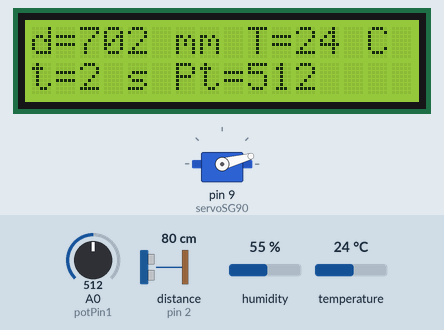
The sketch below on a simulated Arduino Uno, built with avr-gcc and run on an emulated ATmega328P. Shown: 16×2 character LCD, servo. Wiring (inferred from the names in the program): ultrasonic range finder: trigger pin 3; echo pin 2. The inputs (shaded band) are chosen by the test bench; at power-on: distance to the obstacle (sensor on pin 2) 80 cm, temperature 24 °C, A0 (potPin1) = 512, humidity 55 %. The echo pulse lasts 58.3 µs per cm.

Above: at 1.2 s.
1.3 s: distance to the obstacle (sensor on pin 2) set to 120 cm
At 3.3 s:
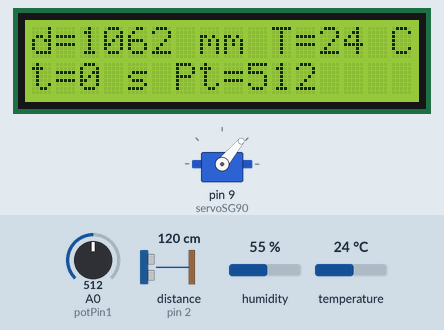
3.6 s: distance to the obstacle (sensor on pin 2) set to 9 cm
At 5.0 s:
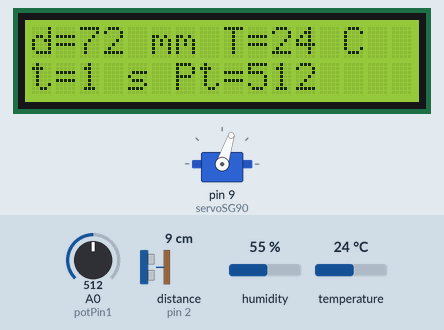
9.7 s: distance to the obstacle (sensor on pin 2) set to 18 cm
At 10.7 s:
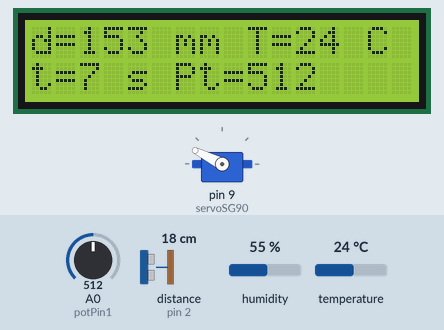
15.8 s: distance to the obstacle (sensor on pin 2) set to 35 cm
At 17.4 s:
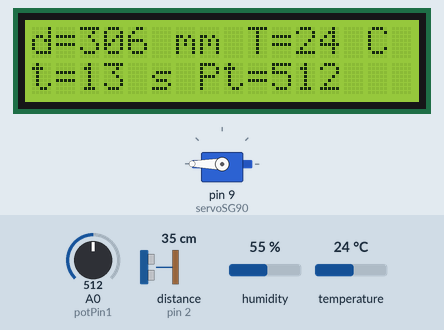
21.9 s: distance to the obstacle (sensor on pin 2) set to 120 cm
At 23.3 s:
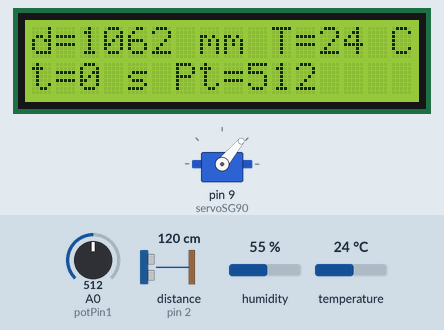
28.0 s: temperature set to 12 °C
At 29.5 s:
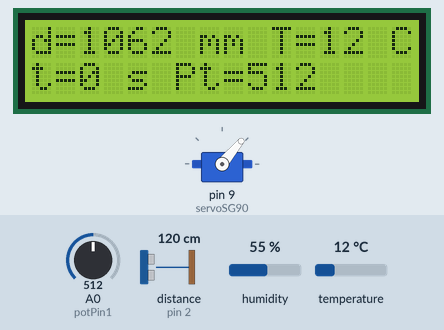
Timing chart, 0 to 31.0 s (numbered marks = the images above; inputs shaded):
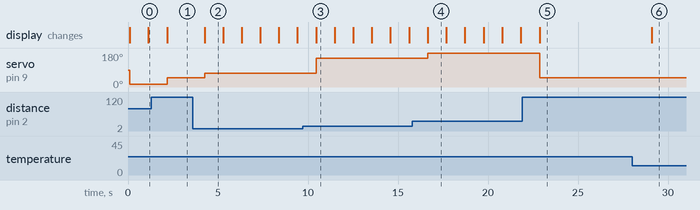

Measured:
- after the input at 1.3 s, servo on pin 9 (servoSG90): 15° → 50° after 0.88 s
- after the input at 3.6 s, servo on pin 9 (servoSG90): 50° → 72° after 0.65 s; the display: changes after 0.65 s (image 2)
- after the input at 9.7 s, servo on pin 9 (servoSG90): 72° → 153° after 0.75 s
- after the input at 15.8 s, servo on pin 9 (servoSG90): 153° → 180° after 0.85 s
- after the input at 21.9 s, servo on pin 9 (servoSG90): 180° → 50° after 0.97 s
- after the input at 28.0 s, the display: changes after 1.1 s (image 6)
- what the display in image 2 shows lasts 1.0 s, from 4.3 s to 5.3 s

The sketch:

sketch_sep11a.ino
```cpp
/* Conectictare jumper
* +---------------------------------------------+
* | LCD 2x16       =>         SDA->A4; SCL-> A5 |
* +---------------------------------------------+
* | Potentiometru  =>         mid->A0           |
* +---------------------------------------------+
* | Servomotor     =>         signal->D9        |
* +---------------------------------------------+
* | Buton          =>         GND + RESET       |
* +---------------------------------------------+
* | HC-SR04        =>      Echo->D2; Trig->D3   |
* +---------------------------------------------+
* | AM2302         =>         Data-> D4         |
* +---------------------------------------------+
*/

//------------------------------------------------------------------------------
//              Librari
//------------------------------------------------------------------------------
#include <LiquidCrystal_I2C.h>      // Driver liv pentru LCD 2x16
#include <Wire.h>                   //Driver lib pentru potentiometru
#include <Servo.h>                  // Driver servo
#include <Adafruit_Sensor.h>
#include "DHT.h"
//------------------------------------------------------------------------------
//              Definre obiecte
//------------------------------------------------------------------------------
LiquidCrystal_I2C lcd = LiquidCrystal_I2C(0x27,16,2);
// 0x27 adresa i2c, 16 nr. coloane, 2 nr linii

Servo servoSG90;                    // Denumire obiect servomotor

//------------------------------------------------------------------------------
//              Definire variabile si pini
//------------------------------------------------------------------------------
int i = 0;                          // valori loop
char mystrgL1[16];                  // mystrg - string de 16 charactere pentru L1
char mystrgL2[16];                  // mystrg - string de 16 charactere pentru L2

// Potentiometru
int potPin1 = A0;                   // Setare potentiometru, pin A0

// HC-SR04
const int trigPin = 3;              // HC-SR04 trig pin set D3
const int echoPin = 2;              // HC-SR04 echo pin set D2
long duration;
int distance;

//AM2302 DHT-22
#define DHTPIN 4
#define DHTTYPE DHT22
DHT dht(DHTPIN, DHTTYPE);

//-------------------------------------------------------------------------------

void setup() {
  //AM2302 DHT22
  dht.begin();

  // Setup LCD
  lcd.init();                       // initiere modul lcd
  lcd.backlight();                  // pornire backlight

  // Setup potentiometru
  pinMode(potPin1, INPUT);          // Setare tip pin potentiometru A0 - input
  servoSG90.attach(9);              // Atribuire control servo pe pinul D9

  // Setup  HC-SR04
  pinMode(trigPin, OUTPUT);         // Setare trig ca output
  pinMode(echoPin, INPUT);          // Setare echo ca input
  Serial.begin(9600);               // Serial comunication
}
//-----------------------------------------------------------------------------

void loop() {
  i++;
  int temp = dht.readTemperature();                       //citire temperatura in Celsius, (True pt Fahrenheit)

  //------------------------------------------------------------------------
  digitalWrite(trigPin, LOW);
  delayMicroseconds(5);
  digitalWrite(trigPin, HIGH);
  delayMicroseconds(10);
  digitalWrite(trigPin, LOW);
  duration = pulseIn(echoPin, HIGH);
  distance = duration*0.034/2;
  //------------------------------------------------------------------------
  lcd.clear();                                              // stergere mesaj lcd
  int var=analogRead(potPin1);                              // citire pozitie potentiometru de pe pinul A0
  distance = map(distance, 0, 20, 0, 180);                  // mapare valori potentiometru [0;1022] la [0;180]

  if (distance > 50) {
    servoSG90.write(distance);                              // pozitioneaza servo pe valoarea data de potentiometru
  }

  sprintf(mystrgL1, "d=%d mm T=%d C", distance, temp);      // valori linia 1 lcd
  lcd.print(mystrgL1);                                      // afisare linia 1 lcd
  lcd.setCursor (0,1);                                      // pozitionare cursor linia 2
  sprintf(mystrgL2, "t=%d s Pt=%d", i, var);                // valori linia 2 lcd
  lcd.print(mystrgL2);                                      // afisare linia 2 lcd
  delay(1000);                                              // delay o secunda
}
```
